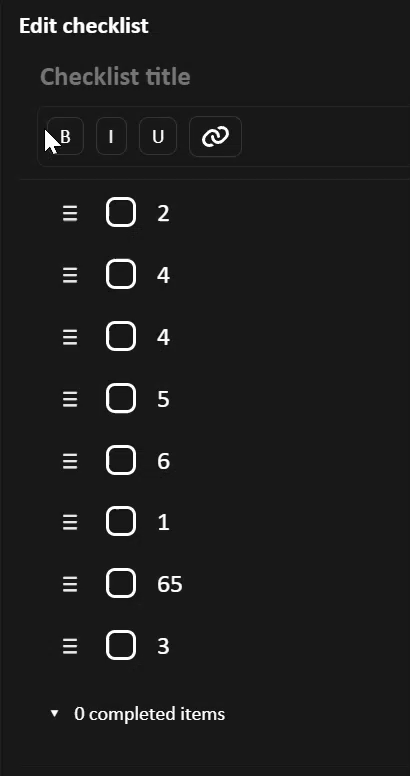
#> input picture frames-earlyshift/frame_0001.png, 410 x 776 px
$ python -i paddle_ocr.py   (imports and definitions only)
#> lines starting #> are read from the running program, lines starting #| are printed output that depends on the picture; after the words box and inside, x2 and y2 are one past the last pixel; in counts of white or black regions, pixels touching at a corner belong together
#!/usr/bin/env python3
import sys
import json
import os
import time
import argparse
import tempfile
import contextlib

from PIL import Image


# [23 lines left out: function _prepare_cache_env, not called in this run]


# [1 line not run here, left out]

try:
    from paddleocr import PaddleOCR
except Exception as e:
    sys.stderr.write("Failed to import PaddleOCR: %s\n" % str(e))
    sys.exit(2)


def maybe_deskew_png(input_path: str) -> str:
    """Best-effort deskew using OpenCV if installed.

    Returns a path to a PNG (possibly the original path).
    """
#> called with input_path = '../frames-earlyshift/frame_0001.png'
    try:
        import cv2
        import numpy as np
    except Exception:
        return input_path

    try:
        img = cv2.imread(input_path, cv2.IMREAD_UNCHANGED)
#> img is the input picture: shape (776, 410, 3); min 0, max 255, mean 28.7
        if img is None:
            return input_path

        if len(img.shape) == 3 and img.shape[2] == 4:
            # BGRA -> BGR with white background
            alpha = img[:, :, 3] / 255.0
            bgr = img[:, :, :3]
            white = np.ones_like(bgr, dtype=np.uint8) * 255
            img = (bgr * alpha[..., None] + white * (1.0 - alpha[..., None])).astype(np.uint8)

        gray = cv2.cvtColor(img, cv2.COLOR_BGR2GRAY) if len(img.shape) == 3 else img
        blur = cv2.GaussianBlur(gray, (3, 3), 0)
        _, bw = cv2.threshold(blur, 0, 255, cv2.THRESH_BINARY_INV + cv2.THRESH_OTSU)
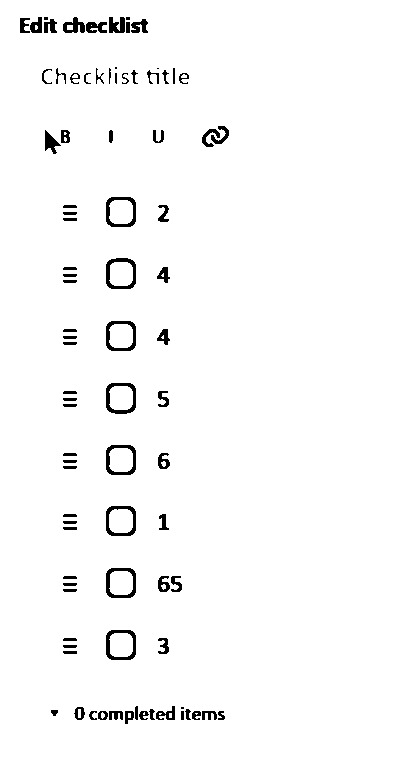
#> bw: shape (776, 410); 97.5% white; 88 black regions (5 under 20 px), largest, box (x1, y1, x2, y2) and area: (106, 258, 136, 289) 348, (106, 383, 136, 414) 347, (106, 568, 136, 598) 337

        coords = cv2.findNonZero(bw)
#> coords = contour of 310319 points, box (x1, y1, x2, y2) (0, 0, 410, 776), area 0
        if coords is None:
            return input_path

        rect = cv2.minAreaRect(coords)
#> rect = ((204.5, 387.5), (775, 409), -90)
        angle = rect[-1]
#> angle = -90
        # minAreaRect angle is in [-90, 0)
        if angle < -45:
            angle = 90 + angle
#> angle = 0
        # Only correct small/moderate skew
        if abs(angle) < 0.5 or abs(angle) > 30:
            return input_path

        (h, w) = gray.shape[:2]
        center = (w // 2, h // 2)
        M = cv2.getRotationMatrix2D(center, angle, 1.0)
        rotated = cv2.warpAffine(img, M, (w, h), flags=cv2.INTER_CUBIC, borderMode=cv2.BORDER_CONSTANT, borderValue=(255, 255, 255))

        fd, out_path = tempfile.mkstemp(suffix=".png")
        os.close(fd)
        cv2.imwrite(out_path, rotated)
        return out_path
    except Exception:
        return input_path


# [97 lines left out: functions preprocess_image, run_ocr, main, not called in this run]


# [2 lines not run here, left out]

>>> result = maybe_deskew_png('../frames-earlyshift/frame_0001.png')
